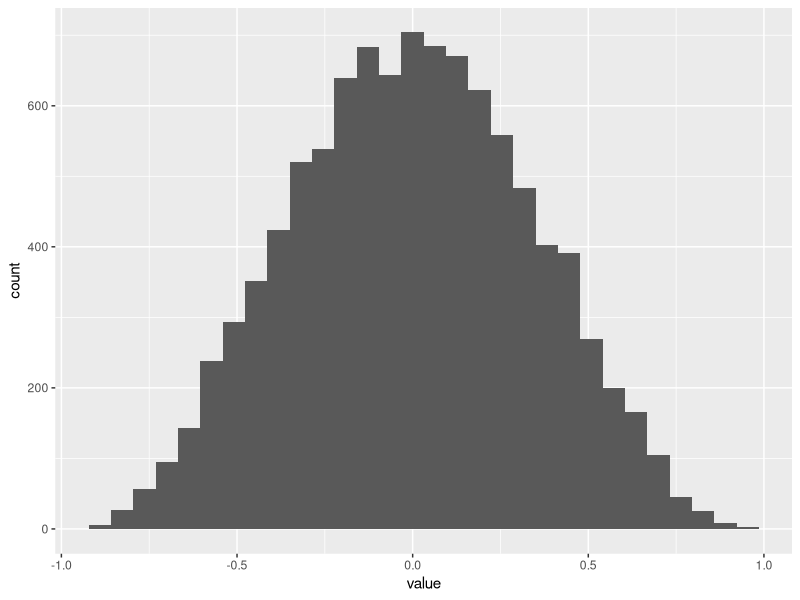
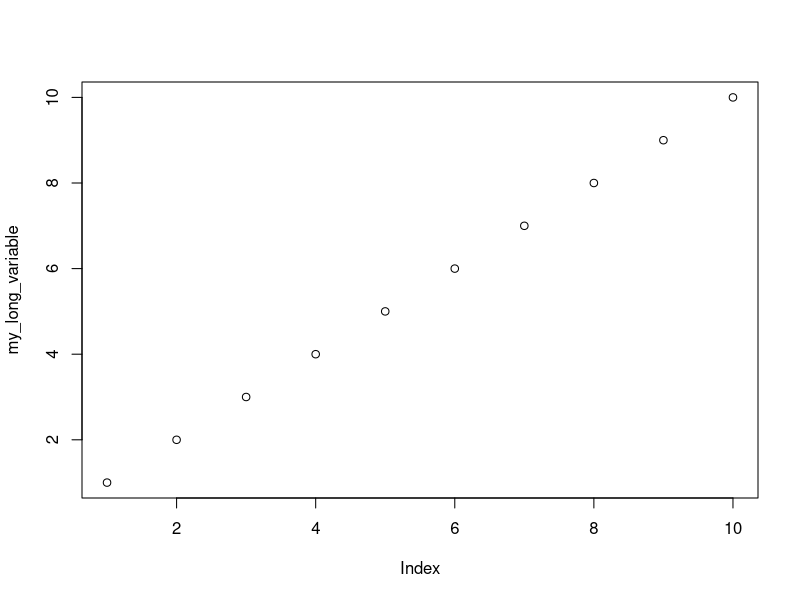
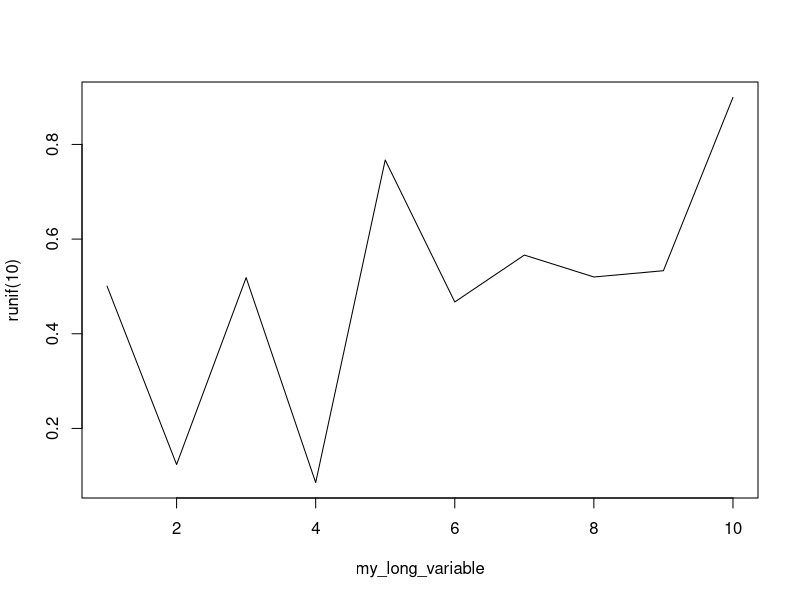

Source code (R) for these figures, in order:
## ---- chunk 1
library(tidyverse)
## ---- chunk 2
# 10000 experiments of correlation between 2 random vectors of length 10
10000 %>%
  rerun(x = rnorm(10), y = rnorm(10))%>%
  map_dbl(~ cor(.x$x, .x$y)) %>% 
  as_data_frame() %>% 
  {ggplot(., aes(x = value)) + geom_histogram()}
## ---- chunk 3
my_long_variable <- 1:10
plot2 <- partial(plot, my_long_variable)
plot2()


plot2(runif(10), type='l')
## ---- chunk 4
list("a", 10, 100) %>%
  map_dbl(possibly(log, NA_real_))
## ---- chunk 5
f <- function(x) {
  y <- 20
  if (x > 5) {
    stop("!")
  } else {
    x
  }
}

#auto_browse(f(6))
## ---- chunk 6
n_iris <- iris %>% 
  group_by(Species) %>% 
  nest()

mod_fun <- function(df) {
  lm(Sepal.Length ~ ., data = df)
}
  
m_iris <- n_iris %>% 
  mutate(model = map(data, mod_fun))

b_fun <- function(model){
  coefficients(model)[[1]]
}

m_iris %>% 
  ungroup() %>% 
  transmute(Species, beta = map_dbl(model, b_fun))
## ---- chunk 7
formulas <- list(
  formula1 = Sepal.Length ~ Sepal.Width,
  formula2 = Sepal.Length ~ Sepal.Width + Petal.Width,
  formula3 = Sepal.Length ~ Sepal.Width + Petal.Width + Petal.Length
)
data <- split(iris, iris$Species)

model_results <- crossing(formula = formulas, data) %>% 
  mutate(trained_model = map2(.x = formula, .y = data, .f = lm)) %>% 
  mutate(group = names(data)) %>% 
  mutate(formula_text = as.character(formula)) %>% 
  mutate(r2 = unlist(map(trained_model, ~ summary(.x)$r.squared))) %>% 
  mutate(n = unlist(map(data, nrow)))
model_results
